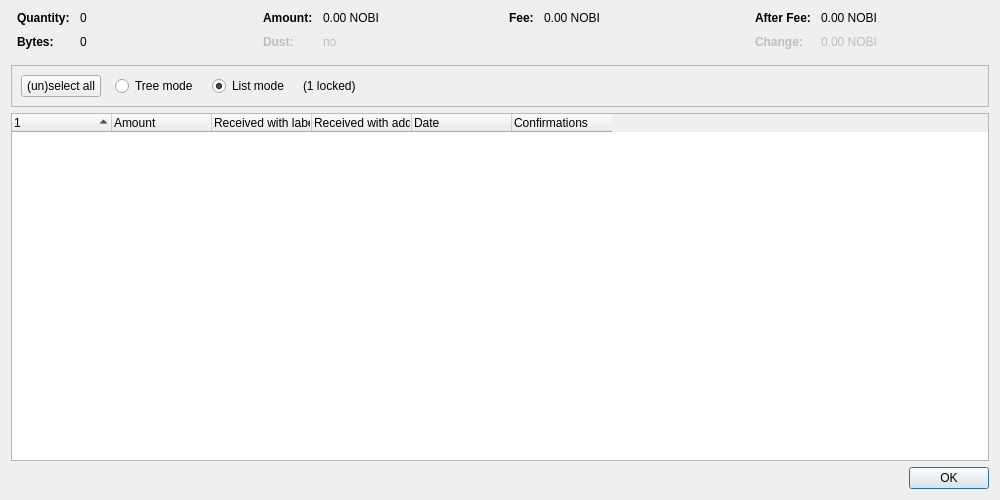
<?xml version="1.0" encoding="UTF-8"?>
<ui version="4.0">
 <class>CoinControlDialog</class>
 <widget class="QDialog" name="CoinControlDialog">
  <property name="geometry">
   <rect>
    <x>0</x>
    <y>0</y>
    <width>1000</width>
    <height>500</height>
   </rect>
  </property>
  <property name="windowTitle">
   <string>Coin Selection</string>
  </property>
  <layout class="QVBoxLayout" name="verticalLayout">
   <item>
    <layout class="QHBoxLayout" name="horizontalLayoutTop" stretch="0,0,0,0">
     <property name="topMargin">
      <number>0</number>
     </property>
     <property name="bottomMargin">
      <number>10</number>
     </property>
     <item>
      <layout class="QFormLayout" name="formLayoutCoinControl1">
       <property name="horizontalSpacing">
        <number>10</number>
       </property>
       <property name="verticalSpacing">
        <number>10</number>
       </property>
       <property name="leftMargin">
        <number>6</number>
       </property>
       <property name="rightMargin">
        <number>6</number>
       </property>
       <item row="0" column="0">
        <widget class="QLabel" name="labelCoinControlQuantityText">
         <property name="font">
          <font>
           <weight>75</weight>
           <bold>true</bold>
          </font>
         </property>
         <property name="text">
          <string>Quantity:</string>
         </property>
        </widget>
       </item>
       <item row="0" column="1">
        <widget class="QLabel" name="labelCoinControlQuantity">
         <property name="cursor">
          <cursorShape>IBeamCursor</cursorShape>
         </property>
         <property name="contextMenuPolicy">
          <enum>Qt::ActionsContextMenu</enum>
         </property>
         <property name="text">
          <string notr="true">0</string>
         </property>
         <property name="textInteractionFlags">
          <set>Qt::LinksAccessibleByMouse|Qt::TextSelectableByKeyboard|Qt::TextSelectableByMouse</set>
         </property>
        </widget>
       </item>
       <item row="1" column="0">
        <widget class="QLabel" name="labelCoinControlBytesText">
         <property name="font">
          <font>
           <weight>75</weight>
           <bold>true</bold>
          </font>
         </property>
         <property name="text">
          <string>Bytes:</string>
         </property>
        </widget>
       </item>
       <item row="1" column="1">
        <widget class="QLabel" name="labelCoinControlBytes">
         <property name="cursor">
          <cursorShape>IBeamCursor</cursorShape>
         </property>
         <property name="contextMenuPolicy">
          <enum>Qt::ActionsContextMenu</enum>
         </property>
         <property name="text">
          <string notr="true">0</string>
         </property>
         <property name="textInteractionFlags">
          <set>Qt::LinksAccessibleByMouse|Qt::TextSelectableByKeyboard|Qt::TextSelectableByMouse</set>
         </property>
        </widget>
       </item>
      </layout>
     </item>
     <item>
      <layout class="QFormLayout" name="formLayoutCoinControl2">
       <property name="horizontalSpacing">
        <number>10</number>
       </property>
       <property name="verticalSpacing">
        <number>10</number>
       </property>
       <property name="leftMargin">
        <number>6</number>
       </property>
       <property name="rightMargin">
        <number>6</number>
       </property>
       <item row="0" column="0">
        <widget class="QLabel" name="labelCoinControlAmountText">
         <property name="font">
          <font>
           <weight>75</weight>
           <bold>true</bold>
          </font>
         </property>
         <property name="text">
          <string>Amount:</string>
         </property>
        </widget>
       </item>
       <item row="0" column="1">
        <widget class="QLabel" name="labelCoinControlAmount">
         <property name="cursor">
          <cursorShape>IBeamCursor</cursorShape>
         </property>
         <property name="contextMenuPolicy">
          <enum>Qt::ActionsContextMenu</enum>
         </property>
         <property name="text">
          <string notr="true">0.00 NOBI</string>
         </property>
         <property name="textInteractionFlags">
          <set>Qt::LinksAccessibleByMouse|Qt::TextSelectableByKeyboard|Qt::TextSelectableByMouse</set>
         </property>
        </widget>
       </item>
       <item row="1" column="0">
        <widget class="QLabel" name="labelCoinControlLowOutputText">
         <property name="enabled">
          <bool>false</bool>
         </property>
         <property name="font">
          <font>
           <weight>75</weight>
           <bold>true</bold>
          </font>
         </property>
         <property name="text">
          <string>Dust:</string>
         </property>
        </widget>
       </item>
       <item row="1" column="1">
        <widget class="QLabel" name="labelCoinControlLowOutput">
         <property name="enabled">
          <bool>false</bool>
         </property>
         <property name="cursor">
          <cursorShape>IBeamCursor</cursorShape>
         </property>
         <property name="contextMenuPolicy">
          <enum>Qt::ActionsContextMenu</enum>
         </property>
         <property name="text">
          <string notr="true">no</string>
         </property>
         <property name="textInteractionFlags">
          <set>Qt::LinksAccessibleByMouse|Qt::TextSelectableByKeyboard|Qt::TextSelectableByMouse</set>
         </property>
        </widget>
       </item>
      </layout>
     </item>
     <item>
      <layout class="QFormLayout" name="formLayoutCoinControl3">
       <property name="horizontalSpacing">
        <number>10</number>
       </property>
       <property name="verticalSpacing">
        <number>10</number>
       </property>
       <property name="leftMargin">
        <number>6</number>
       </property>
       <property name="rightMargin">
        <number>6</number>
       </property>
       <item row="0" column="0">
        <widget class="QLabel" name="labelCoinControlFeeText">
         <property name="font">
          <font>
           <weight>75</weight>
           <bold>true</bold>
          </font>
         </property>
         <property name="text">
          <string>Fee:</string>
         </property>
        </widget>
       </item>
       <item row="0" column="1">
        <widget class="QLabel" name="labelCoinControlFee">
         <property name="cursor">
          <cursorShape>IBeamCursor</cursorShape>
         </property>
         <property name="contextMenuPolicy">
          <enum>Qt::ActionsContextMenu</enum>
         </property>
         <property name="text">
          <string notr="true">0.00 NOBI</string>
         </property>
         <property name="textInteractionFlags">
          <set>Qt::LinksAccessibleByMouse|Qt::TextSelectableByKeyboard|Qt::TextSelectableByMouse</set>
         </property>
        </widget>
       </item>
      </layout>
     </item>
     <item>
      <layout class="QFormLayout" name="formLayoutCoinControl4">
       <property name="horizontalSpacing">
        <number>10</number>
       </property>
       <property name="verticalSpacing">
        <number>10</number>
       </property>
       <property name="leftMargin">
        <number>6</number>
       </property>
       <property name="rightMargin">
        <number>6</number>
       </property>
       <item row="0" column="0">
        <widget class="QLabel" name="labelCoinControlAfterFeeText">
         <property name="font">
          <font>
           <weight>75</weight>
           <bold>true</bold>
          </font>
         </property>
         <property name="text">
          <string>After Fee:</string>
         </property>
        </widget>
       </item>
       <item row="0" column="1">
        <widget class="QLabel" name="labelCoinControlAfterFee">
         <property name="cursor">
          <cursorShape>IBeamCursor</cursorShape>
         </property>
         <property name="contextMenuPolicy">
          <enum>Qt::ActionsContextMenu</enum>
         </property>
         <property name="text">
          <string notr="true">0.00 NOBI</string>
         </property>
         <property name="textInteractionFlags">
          <set>Qt::LinksAccessibleByMouse|Qt::TextSelectableByKeyboard|Qt::TextSelectableByMouse</set>
         </property>
        </widget>
       </item>
       <item row="1" column="0">
        <widget class="QLabel" name="labelCoinControlChangeText">
         <property name="enabled">
          <bool>false</bool>
         </property>
         <property name="font">
          <font>
           <weight>75</weight>
           <bold>true</bold>
          </font>
         </property>
         <property name="text">
          <string>Change:</string>
         </property>
        </widget>
       </item>
       <item row="1" column="1">
        <widget class="QLabel" name="labelCoinControlChange">
         <property name="enabled">
          <bool>false</bool>
         </property>
         <property name="cursor">
          <cursorShape>IBeamCursor</cursorShape>
         </property>
         <property name="contextMenuPolicy">
          <enum>Qt::ActionsContextMenu</enum>
         </property>
         <property name="text">
          <string notr="true">0.00 NOBI</string>
         </property>
         <property name="textInteractionFlags">
          <set>Qt::LinksAccessibleByMouse|Qt::TextSelectableByKeyboard|Qt::TextSelectableByMouse</set>
         </property>
        </widget>
       </item>
      </layout>
     </item>
    </layout>
   </item>
   <item>
    <widget class="QFrame" name="frame">
     <property name="minimumSize">
      <size>
       <width>0</width>
       <height>40</height>
      </size>
     </property>
     <property name="frameShape">
      <enum>QFrame::StyledPanel</enum>
     </property>
     <property name="frameShadow">
      <enum>QFrame::Sunken</enum>
     </property>
     <layout class="QHBoxLayout" name="horizontalLayout">
      <item>
       <layout class="QHBoxLayout" name="horizontalLayoutPanel" stretch="0,0,0,0,0">
        <property name="spacing">
         <number>14</number>
        </property>
        <item>
         <widget class="QPushButton" name="pushButtonSelectAll">
          <property name="sizePolicy">
           <sizepolicy hsizetype="Maximum" vsizetype="Fixed">
            <horstretch>0</horstretch>
            <verstretch>0</verstretch>
           </sizepolicy>
          </property>
          <property name="text">
           <string>(un)select all</string>
          </property>
          <property name="autoDefault">
           <bool>false</bool>
          </property>
         </widget>
        </item>
        <item>
         <widget class="QRadioButton" name="radioTreeMode">
          <property name="sizePolicy">
           <sizepolicy hsizetype="Maximum" vsizetype="Fixed">
            <horstretch>0</horstretch>
            <verstretch>0</verstretch>
           </sizepolicy>
          </property>
          <property name="text">
           <string>Tree mode</string>
          </property>
         </widget>
        </item>
        <item>
         <widget class="QRadioButton" name="radioListMode">
          <property name="sizePolicy">
           <sizepolicy hsizetype="Maximum" vsizetype="Fixed">
            <horstretch>0</horstretch>
            <verstretch>0</verstretch>
           </sizepolicy>
          </property>
          <property name="text">
           <string>List mode</string>
          </property>
          <property name="checked">
           <bool>true</bool>
          </property>
         </widget>
        </item>
        <item>
         <widget class="QLabel" name="labelLocked">
          <property name="text">
           <string notr="true">(1 locked)</string>
          </property>
         </widget>
        </item>
        <item>
         <spacer name="horizontalSpacer">
          <property name="orientation">
           <enum>Qt::Horizontal</enum>
          </property>
          <property name="sizeHint" stdset="0">
           <size>
            <width>40</width>
            <height>20</height>
           </size>
          </property>
         </spacer>
        </item>
       </layout>
      </item>
     </layout>
    </widget>
   </item>
   <item>
    <widget class="CoinControlTreeWidget" name="treeWidget">
     <property name="contextMenuPolicy">
      <enum>Qt::CustomContextMenu</enum>
     </property>
     <property name="sortingEnabled">
      <bool>false</bool>
     </property>
     <property name="columnCount">
      <number>6</number>
     </property>
     <attribute name="headerShowSortIndicator" stdset="0">
      <bool>true</bool>
     </attribute>
     <attribute name="headerStretchLastSection">
      <bool>false</bool>
     </attribute>
     <column>
      <property name="text">
       <string/>
      </property>
     </column>
     <column>
      <property name="text">
       <string>Amount</string>
      </property>
     </column>
     <column>
      <property name="text">
       <string>Received with label</string>
      </property>
     </column>
     <column>
      <property name="text">
       <string>Received with address</string>
      </property>
     </column>
     <column>
      <property name="text">
       <string>Date</string>
      </property>
     </column>
     <column>
      <property name="text">
       <string>Confirmations</string>
      </property>
      <property name="toolTip">
       <string>Confirmed</string>
      </property>
     </column>
     <column>
      <property name="text">
       <string/>
      </property>
     </column>
     <column>
      <property name="text">
       <string/>
      </property>
     </column>
     <column>
      <property name="text">
       <string/>
      </property>
     </column>
     <column>
      <property name="text">
       <string/>
      </property>
     </column>
    </widget>
   </item>
   <item>
    <widget class="QDialogButtonBox" name="buttonBox">
     <property name="orientation">
      <enum>Qt::Horizontal</enum>
     </property>
     <property name="standardButtons">
      <set>QDialogButtonBox::Ok</set>
     </property>
    </widget>
   </item>
  </layout>
 </widget>
 <customwidgets>
  <customwidget>
   <class>CoinControlTreeWidget</class>
   <extends>QTreeWidget</extends>
   <header>qt/coincontroltreewidget.h</header>
  </customwidget>
 </customwidgets>
 <resources/>
 <connections/>
</ui>
